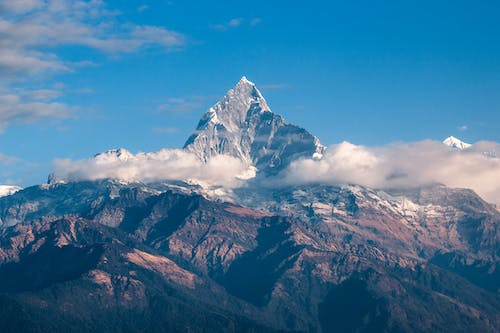
#> input picture test_CPV.jpeg, 500 x 333 px
$ python -i HOG.py   (imports and definitions only)   (older library calls are emulated)
#> lines starting #> are read from the running program, lines starting #| are printed output that depends on the picture
#> further down, picture is the input picture: shape (333, 500, 3); mean B, G, R 155.6, 121.2, 69
import numpy as np
import cv2
import matplotlib.pyplot as plt
from skimage.feature import hog
from skimage import data, color, exposure


def hog_visualization(img):
    # Convert the image to grayscale
    gray = cv2.cvtColor(img, cv2.COLOR_BGR2GRAY)
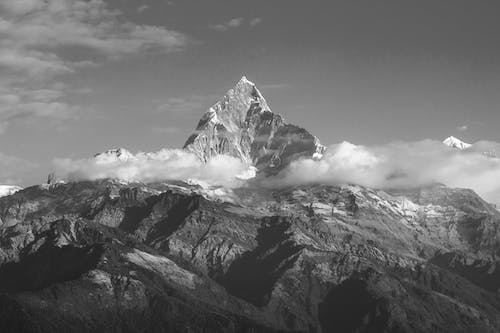
#> gray: shape (333, 500); min 23, max 255, mean 109.5

    # Define the cell size for computing the histogram of gradients
    cell_size = (8, 8)

    # Define the block size for normalizing the histograms
    block_size = (2, 2)

    # Define the number of orientation bins for the histogram
    n_bins = 9

    # Compute the gradients of the image in the x and y directions using the Sobel filter
    gx = cv2.Sobel(gray, cv2.CV_32F, 1, 0, ksize=1)
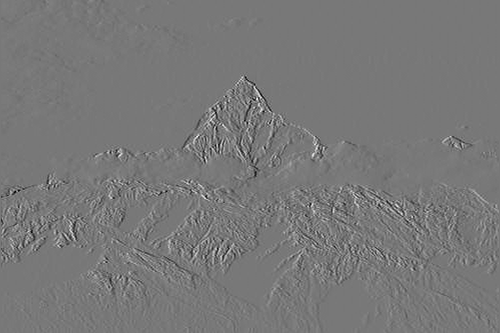
#> gx: shape (333, 500) float32; min -159, max 177, mean 0; drawn with min black and max white
    gy = cv2.Sobel(gray, cv2.CV_32F, 0, 1, ksize=1)
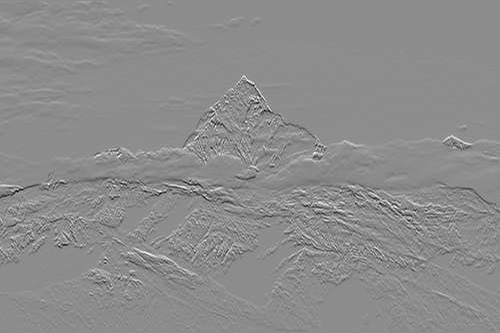
#> gy: shape (333, 500) float32; min -190, max 154, mean -0.4; drawn with min black and max white

    # Compute the magnitude and direction of the gradients
    magnitude, angle = cv2.cartToPolar(gx, gy, angleInDegrees=True)
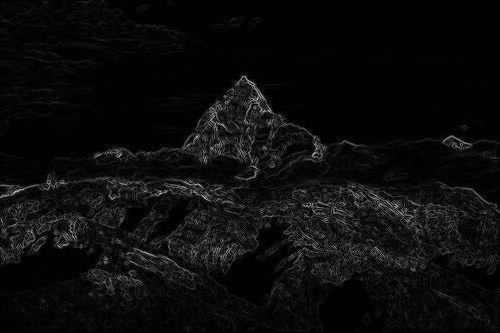
#> magnitude: shape (333, 500) float32; min 0, max 214.6, mean 12.3
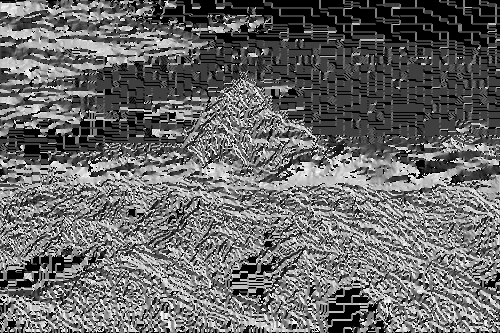
#> angle: shape (333, 500) float32; min 0, max 359.4, mean 148.6; drawn with min black and max white

    # Create a histogram for each cell
    height, width = gray.shape
#> height = 333; width = 500
    cell_height, cell_width = cell_size
    n_cells_y = int(height / cell_height)
#> n_cells_y = 41
    n_cells_x = int(width / cell_width)
#> n_cells_x = 62
    histograms = np.zeros((n_cells_y, n_cells_x, n_bins))

    for y in range(n_cells_y):
        for x in range(n_cells_x):
            cell_magnitude = magnitude[y * cell_height:(y + 1) * cell_height,
                                    x * cell_width:(x + 1) * cell_width]
            cell_angle = angle[y * cell_height:(y + 1) * cell_height,
                            x * cell_width:(x + 1) * cell_width]
            histograms[y, x, :] = np.histogram(cell_angle,
                                                bins=n_bins,
                                                range=(0, 180),
                                                weights=cell_magnitude)[0]

    # Normalize the histograms for each block
    block_height, block_width = block_size
    n_blocks_y = n_cells_y - block_height + 1
#> n_blocks_y = 40
    n_blocks_x = n_cells_x - block_width + 1
#> n_blocks_x = 61
    block_vector_length = block_height * block_width * n_bins
    features = np.zeros((n_blocks_y, n_blocks_x, block_vector_length))

    for y in range(n_blocks_y):
        for x in range(n_blocks_x):
            block_histograms = histograms[y:y + block_height, x:x + block_width, :]
            block_vector = block_histograms.flatten()
            block_vector /= np.linalg.norm(block_vector) + 1e-7
            features[y, x, :] = block_vector

    # Concatenate the block feature vectors to form the final feature vector
    feature_vector = features.flatten()

    # Show the original image
    plt.subplot(121)
    plt.imshow(cv2.cvtColor(img, cv2.COLOR_BGR2RGB))
    plt.title('Original Image')
    plt.xticks([])
    plt.yticks([])

    # Show the HOG visualization
    plt.subplot(122)
    plt.pcolor(features[:, :, 0])
    plt.gca().invert_yaxis()
    plt.gca().set_aspect('equal', adjustable='box')
    plt.title('HOG Visualization')
    plt.colorbar()
    plt.xticks([])
    plt.yticks([])
    plt.show()
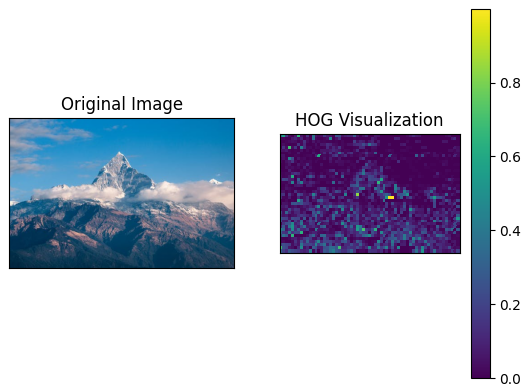
#> figure drawn by matplotlib, 3 panels

def HOG():
    image = color.rgb2gray(data.astronaut())

    fd, hog_image = hog(image, orientations=8, pixels_per_cell=(16, 16), cells_per_block=(1, 1), visualize=True)

    fig, (ax1, ax2) = plt.subplots(1, 2, figsize=(8, 4), sharex=True, sharey=True)

    ax1.axis('off')
    ax1.imshow(image, cmap=plt.cm.gray)
    ax1.set_title('Input image')
    ax1.set_adjustable('box')

    # Rescale histogram for better display
    hog_image_rescaled = exposure.rescale_intensity(hog_image, in_range=(0, 0.02))

    ax2.axis('off')
    ax2.imshow(hog_image_rescaled, cmap=plt.cm.gray)
    ax2.set_title('Histogram of Oriented Gradients')
    ax1.set_adjustable('box')
    plt.show()

>>> import cv2
>>> picture = cv2.imread('test_CPV.jpeg')
>>> result = hog_visualization(picture)
